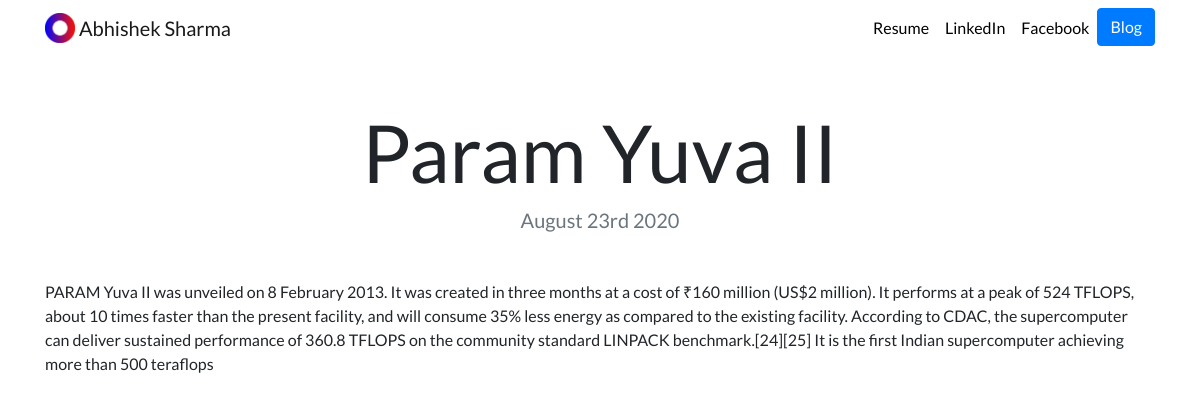
The page /blog/10/ on the database its author committed.
### blog/models.py (models this page shows, shortened)
class Blog(models.Model):
    title = models.CharField(max_length=200)
    description = models.TextField()
    date = models.DateField()

### blog/views.py (the view)
# urls.py: path('<int:blog_id>/', views.detail, name='detail'),
def detail(request, blog_id):
    blog = get_object_or_404(Blog, pk=blog_id)
    return render(request, 'blog/detail.html', {'blog':blog})

### blog/templates/blog/detail.html
{% extends "portfolio/base.html" %}
{% load static %}
{% block content %}
<h1 class="text-center mt-5" id="blogdetailtitle">{{ blog.title }}</h1>
<h5 class="text-center text-muted mb-5">{{ blog.date|date:'F jS Y' }}</h5>
{{ blog.description|safe }}
{% endblock %}

### portfolio/static/portfolio/custom.css (style rules this page uses)
body { font-family: 'Lato', sans-serif; }
@media (min-width: 992px) { #blogdetailtitle { font-size: 5rem; } }

### rows shown on the page
Blog: title "Param Yuva II", date "August 23rd 2020", description "PARAM Yuva II was unveiled on 8 February 2013. It was created in three months at a cost of ₹160 million (US$2 million). It performs at a peak of 524 TFLOPS, about 10 times faster than the present facility, and will consume 35% less energy as compared to the existing facility. According to CDAC, the supercomputer can deliver sustained performance of 360.8 TFLOPS on the community standard LINPACK benchmark.[24][25] It is the first Indian supercomputer achieving more than 500 teraflops"
